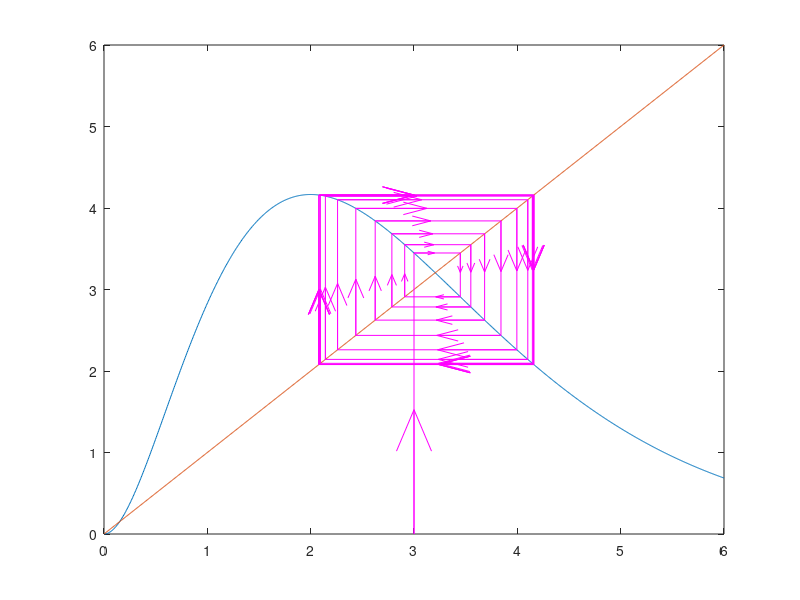

The MATLAB script that drew this image:
f = @(u, r) r .* u.^2 .* exp(-u);
uVec = linspace (0, 6, 1000);

%% В нуле
r = exp(3)/3 + 1;%exp(1)%3;%5;%2;
start = 3;%0.5;%0.5;%0.75;%0.75;

plot (uVec, f(uVec, r));
hold on;
plot (uVec, uVec);


tt = [0,f(start, r)];
spl = [start,start];
for i = 1:20
    spl = [spl,tt(2*i),tt(2*i)];
    tt = [tt,tt(2*i),f(spl(2*i+1), r)];
end
 quiver(spl(1:end - 1),tt(1:end -1),spl(2:end) - spl(1:end - 1),tt(2:end) - tt(1:end - 1),2.1,'m');
 plot(spl.',tt.','-m');
 axis([0 6 0 6]);
 hold off;
 